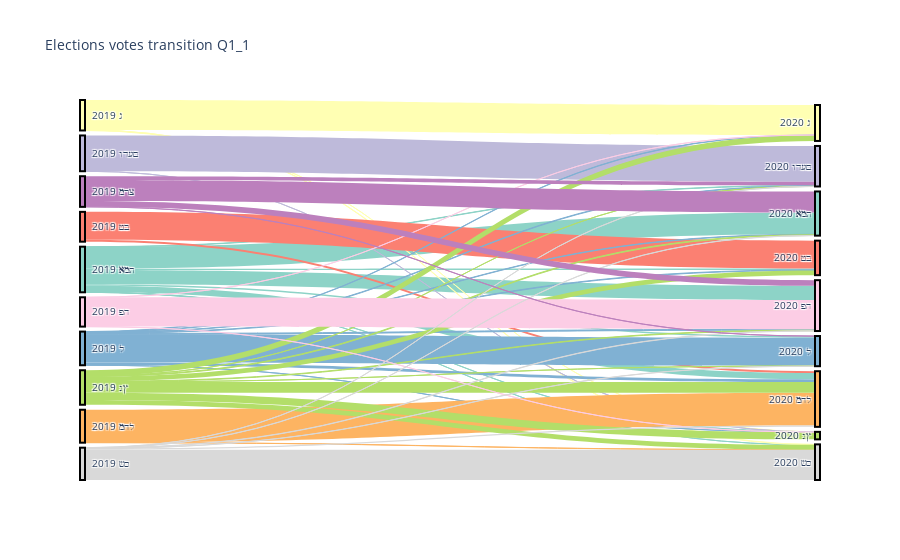

Write notebook code for a chart like this one.
### Markdown cell above
בקוד הבא ניתן לראות את גרף sankey plot תחת וריאציית המעברים עבור שאלה 1 סעיף 1

### Code cell
import plotly.graph_objects as go
import plotly.express as px


current_q = M_q1_1
combined_names =  [" 2019 " + name  for name in list(current_q.index)] +\
                 [" 2020 " + name for name in list(current_q.columns)]
combined_names = pd.DataFrame(combined_names)
#display(combined_names)
#display(current_q)

# source = np.tile(np.arange(0,11), (10,1)).T.flatten()
# target = np.tile(np.arange(11,21), 11)

source = np.tile(np.arange(0,10), (9,1)).T.flatten()
#print(source)
target = np.tile(np.arange(10,19), 10)
#print(target)
colors = px.colors.qualitative.Set3[:-2]
color_node = colors + colors[:8] + colors[10:] + [colors[8]]
np_color = np.tile(np.array(colors), (9,1)).T.flatten()
#print(np_color)

fig = go.Figure(data=[go.Sankey(
    node = dict(
      pad = 5,
      thickness = 5,
      line = dict(color = "black", width = 2),
      label = combined_names,  # parties names
      color = color_node
    ),
    link = dict(
        # from 0-10 is 2019. from 11-20 is 2020 print
      source = source, # 2019
      target = target,  # 2020
      value = current_q.to_numpy().flatten(),
      color = np_color
  ))])

fig.update_layout(title_text="Elections votes transition Q1_1", font_size=10)
fig.show()

### Figure 1 — Plotly figure (JSON) as saved in the notebook; plotly's stock layout.template omitted (floating-point values rounded to 4 significant figures)
{"data": [{"link": {"color": ["rgb(141,211,199)", "rgb(141,211,199)", "rgb(141,211,199)", "rgb(141,211,199)", "rgb(141,211,199)", "rgb(141,211,199)", "rgb(141,211,199)", "rgb(141,211,199)", "rgb(141,211,199)", "rgb(255,255,179)", "rgb(255,255,179)", "rgb(255,255,179)", "rgb(255,255,179)", "rgb(255,255,179)", "rgb(255,255,179)", "rgb(255,255,179)", "rgb(255,255,179)", "rgb(255,255,179)", "rgb(190,186,218)", "rgb(190,186,218)", "rgb(190,186,218)", "rgb(190,186,218)", "rgb(190,186,218)", "rgb(190,186,218)", "rgb(190,186,218)", "rgb(190,186,218)", "rgb(190,186,218)", "rgb(251,128,114)", "rgb(251,128,114)", "rgb(251,128,114)", "rgb(251,128,114)", "rgb(251,128,114)", "rgb(251,128,114)", "rgb(251,128,114)", "rgb(251,128,114)", "rgb(251,128,114)", "rgb(128,177,211)", "rgb(128,177,211)", "rgb(128,177,211)", "rgb(128,177,211)", "rgb(128,177,211)", "rgb(128,177,211)", "rgb(128,177,211)", "rgb(128,177,211)", "rgb(128,177,211)", "rgb(253,180,98)", "rgb(253,180,98)", "rgb(253,180,98)", "rgb(253,180,98)", "rgb(253,180,98)", "rgb(253,180,98)", "rgb(253,180,98)", "rgb(253,180,98)", "rgb(253,180,98)", "rgb(179,222,105)", "rgb(179,222,105)", "rgb(179,222,105)", "rgb(179,222,105)", "rgb(179,222,105)", "rgb(179,222,105)", "rgb(179,222,105)", "rgb(179,222,105)", "rgb(179,222,105)", "rgb(252,205,229)", "rgb(252,205,229)", "rgb(252,205,229)", "rgb(252,205,229)", "rgb(252,205,229)", "rgb(252,205,229)", "rgb(252,205,229)", "rgb(252,205,229)", "rgb(252,205,229)", "rgb(217,217,217)", "rgb(217,217,217)", "rgb(217,217,217)", "rgb(217,217,217)", "rgb(217,217,217)", "rgb(217,217,217)", "rgb(217,217,217)", "rgb(217,217,217)", "rgb(217,217,217)", "rgb(188,128,189)", "rgb(188,128,189)", "rgb(188,128,189)", "rgb(188,128,189)", "rgb(188,128,189)", "rgb(188,128,189)", "rgb(188,128,189)", "rgb(188,128,189)", "rgb(188,128,189)"], "source": [0, 0, 0, 0, 0, 0, 0, 0, 0, 1, 1, 1, 1, 1, 1, 1, 1, 1, 2, 2, 2, 2, 2, 2, 2, 2, 2, 3, 3, 3, 3, 3, 3, 3, 3, 3, 4, 4, 4, 4, 4, 4, 4, 4, 4, 5, 5, 5, 5, 5, 5, 5, 5, 5, 6, 6, 6, 6, 6, 6, 6, 6, 6, 7, 7, 7, 7, 7, 7, 7, 7, 7, 8, 8, 8, 8, 8, 8, 8, 8, 8, 9, 9, 9, 9, 9, 9, 9, 9, 9], "target": [10, 11, 12, 13, 14, 15, 16, 17, 18, 10, 11, 12, 13, 14, 15, 16, 17, 18, 10, 11, 12, 13, 14, 15, 16, 17, 18, 10, 11, 12, 13, 14, 15, 16, 17, 18, 10, 11, 12, 13, 14, 15, 16, 17, 18, 10, 11, 12, 13, 14, 15, 16, 17, 18, 10, 11, 12, 13, 14, 15, 16, 17, 18, 10, 11, 12, 13, 14, 15, 16, 17, 18, 10, 11, 12, 13, 14, 15, 16, 17, 18, 10, 11, 12, 13, 14, 15, 16, 17, 18], "value": [0.7083, -0.003457, 0.01183, 0.04385, 0.05302, 0.2066, 0.005799, 0.4607, 0.0002491, -0.0009868, 0.9795, -0.002354, -0.00281, -0.001425, -0.01422, 0.0009956, -0.002499, 0.01537, -0.01181, -0.0006398, 1.168, -0.0006569, -0.002511, -0.005729, 0.0001749, -0.02971, -0.004924, -0.002881, -0.015, -0.00384, 0.9122, -0.006539, 0.06249, -0.005461, -0.01754, -0.01959, 0.01412, 0.01174, 0.01779, 0.0176, 0.9218, 0.08478, 0.002805, 0.02884, -0.001388, -0.02189, -0.01199, -0.003424, -0.0266, -0.006344, 1.072, -0.001319, -0.07189, 0.004328, 0.02323, 0.1835, 0.002082, 0.1549, 0.002451, 0.35, 0.2357, 0.018, 0.1578, -0.007388, 0.0001706, -0.0163, -0.00558, -0.03112, -0.01322, 3.829e-05, 0.9575, -0.00317, 0.006656, -0.002272, 0.004196, -0.003186, 0.005037, 0.04279, -0.002561, 0.0108, 0.9866, 0.6908, -0.003926, 0.1202, -0.01642, 0.004233, -0.09672, -0.001619, 0.186, -0.003748]}, "node": {"color": ["rgb(141,211,199)", "rgb(255,255,179)", "rgb(190,186,218)", "rgb(251,128,114)", "rgb(128,177,211)", "rgb(253,180,98)", "rgb(179,222,105)", "rgb(252,205,229)", "rgb(217,217,217)", "rgb(188,128,189)", "rgb(141,211,199)", "rgb(255,255,179)", "rgb(190,186,218)", "rgb(251,128,114)", "rgb(128,177,211)", "rgb(253,180,98)", "rgb(179,222,105)", "rgb(252,205,229)", "rgb(217,217,217)"], "label": [[" 2019 תמא"], [" 2019 ג"], [" 2019 םעדו"], [" 2019 בט"], [" 2019 ל"], [" 2019 לחמ"], [" 2019 ץנ"], [" 2019 הפ"], [" 2019 סש"], [" 2019 צרמ"], [" 2020 תמא"], [" 2020 ג"], [" 2020 םעדו"], [" 2020 בט"], [" 2020 ל"], [" 2020 לחמ"], [" 2020 ץנ"], [" 2020 הפ"], [" 2020 סש"]], "line": {"color": "black", "width": 2}, "pad": 5, "thickness": 5}, "type": "sankey"}], "layout": {"font": {"size": 10}, "title": {"text": "Elections votes transition Q1_1"}}}
